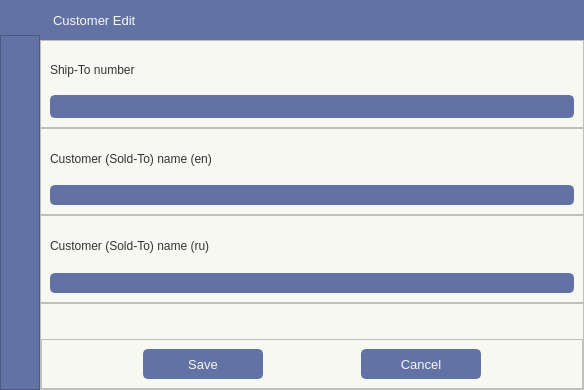
<?xml version="1.0" encoding="UTF-8"?>
<ui version="4.0">
 <class>DelAddress_Edit_Form</class>
 <widget class="QDialog" name="DelAddress_Edit_Form">
  <property name="geometry">
   <rect>
    <x>0</x>
    <y>0</y>
    <width>584</width>
    <height>390</height>
   </rect>
  </property>
  <property name="windowTitle">
   <string>Delivery Address Edit Form</string>
  </property>
  <property name="windowIcon">
   <iconset resource="../resources.qrc">
    <normaloff>:/images/images/images/python_42x42.png</normaloff>:/images/images/images/python_42x42.png</iconset>
  </property>
  <property name="styleSheet">
   <string notr="true"/>
  </property>
  <layout class="QHBoxLayout" name="horizontalLayout">
   <property name="spacing">
    <number>0</number>
   </property>
   <property name="leftMargin">
    <number>0</number>
   </property>
   <property name="topMargin">
    <number>0</number>
   </property>
   <property name="rightMargin">
    <number>0</number>
   </property>
   <property name="bottomMargin">
    <number>0</number>
   </property>
   <item>
    <widget class="QFrame" name="frame">
     <property name="styleSheet">
      <string notr="true">#frame QFrame{
	background-color: #bd93f9;
}</string>
     </property>
     <property name="frameShape">
      <enum>QFrame::NoFrame</enum>
     </property>
     <property name="frameShadow">
      <enum>QFrame::Plain</enum>
     </property>
     <property name="lineWidth">
      <number>2</number>
     </property>
     <layout class="QVBoxLayout" name="verticalLayout">
      <property name="spacing">
       <number>0</number>
      </property>
      <property name="leftMargin">
       <number>0</number>
      </property>
      <property name="topMargin">
       <number>0</number>
      </property>
      <property name="rightMargin">
       <number>0</number>
      </property>
      <property name="bottomMargin">
       <number>0</number>
      </property>
      <item>
       <widget class="QFrame" name="frame_3">
        <property name="styleSheet">
         <string notr="true">color: #f8f8f2;
background-color: #f8f8f2;</string>
        </property>
        <property name="frameShape">
         <enum>QFrame::NoFrame</enum>
        </property>
        <property name="frameShadow">
         <enum>QFrame::Plain</enum>
        </property>
        <layout class="QHBoxLayout" name="horizontalLayout_2">
         <property name="spacing">
          <number>0</number>
         </property>
         <property name="leftMargin">
          <number>0</number>
         </property>
         <property name="topMargin">
          <number>0</number>
         </property>
         <property name="rightMargin">
          <number>0</number>
         </property>
         <property name="bottomMargin">
          <number>0</number>
         </property>
         <item>
          <widget class="QFrame" name="left_bar">
           <property name="minimumSize">
            <size>
             <width>40</width>
             <height>0</height>
            </size>
           </property>
           <property name="maximumSize">
            <size>
             <width>40</width>
             <height>16777215</height>
            </size>
           </property>
           <property name="styleSheet">
            <string notr="true">background-color: #6272a4;</string>
           </property>
           <property name="frameShape">
            <enum>QFrame::NoFrame</enum>
           </property>
           <property name="frameShadow">
            <enum>QFrame::Plain</enum>
           </property>
           <layout class="QVBoxLayout" name="verticalLayout_3">
            <property name="spacing">
             <number>0</number>
            </property>
            <property name="leftMargin">
             <number>0</number>
            </property>
            <property name="topMargin">
             <number>5</number>
            </property>
            <property name="rightMargin">
             <number>0</number>
            </property>
            <property name="bottomMargin">
             <number>0</number>
            </property>
            <item>
             <widget class="QFrame" name="logo">
              <property name="maximumSize">
               <size>
                <width>16777215</width>
                <height>30</height>
               </size>
              </property>
              <property name="styleSheet">
               <string notr="true">background-image: url(:/icons/images/icons/edit.svg);
background-repeat: no-repeat;
background-position: centered;
background-color: #6272a4;</string>
              </property>
              <property name="frameShape">
               <enum>QFrame::NoFrame</enum>
              </property>
              <property name="frameShadow">
               <enum>QFrame::Plain</enum>
              </property>
             </widget>
            </item>
            <item>
             <widget class="QFrame" name="frame_4">
              <property name="frameShape">
               <enum>QFrame::StyledPanel</enum>
              </property>
              <property name="frameShadow">
               <enum>QFrame::Raised</enum>
              </property>
             </widget>
            </item>
           </layout>
          </widget>
         </item>
         <item>
          <widget class="QFrame" name="central">
           <property name="styleSheet">
            <string notr="true">background-color: #bd93f9;</string>
           </property>
           <property name="frameShape">
            <enum>QFrame::NoFrame</enum>
           </property>
           <property name="frameShadow">
            <enum>QFrame::Plain</enum>
           </property>
           <layout class="QVBoxLayout" name="verticalLayout_2">
            <property name="spacing">
             <number>0</number>
            </property>
            <property name="leftMargin">
             <number>0</number>
            </property>
            <property name="topMargin">
             <number>0</number>
            </property>
            <property name="rightMargin">
             <number>0</number>
            </property>
            <property name="bottomMargin">
             <number>0</number>
            </property>
            <item>
             <widget class="QFrame" name="top_bar">
              <property name="maximumSize">
               <size>
                <width>16777215</width>
                <height>40</height>
               </size>
              </property>
              <property name="styleSheet">
               <string notr="true">background-color: #6272a4;</string>
              </property>
              <property name="frameShape">
               <enum>QFrame::NoFrame</enum>
              </property>
              <property name="frameShadow">
               <enum>QFrame::Plain</enum>
              </property>
              <layout class="QHBoxLayout" name="horizontalLayout_3">
               <property name="spacing">
                <number>0</number>
               </property>
               <property name="leftMargin">
                <number>0</number>
               </property>
               <property name="topMargin">
                <number>0</number>
               </property>
               <property name="rightMargin">
                <number>0</number>
               </property>
               <property name="bottomMargin">
                <number>0</number>
               </property>
               <item>
                <widget class="QLabel" name="label">
                 <property name="font">
                  <font>
                   <pointsize>10</pointsize>
                  </font>
                 </property>
                 <property name="styleSheet">
                  <string notr="true">padding-left: 10px;</string>
                 </property>
                 <property name="frameShape">
                  <enum>QFrame::NoFrame</enum>
                 </property>
                 <property name="text">
                  <string>Customer Edit</string>
                 </property>
                </widget>
               </item>
              </layout>
             </widget>
            </item>
            <item>
             <widget class="QFrame" name="body">
              <property name="styleSheet">
               <string notr="true">QFrame {
	background-color: #f8f8f2;
	color: #333;
	font: 10pt &quot;Segoe UI&quot;;
}
QLineEdit {
	background-color: #6272a4;
	border-radius: 5px;
	border: 2px solid #6272a4;
	padding-left: 10px;
	selection-color: rgb(255, 255, 255);
	selection-background-color: rgb(255, 121, 198);
	font: 10pt &quot;Segoe UI&quot;;
    color: #f8f8f2;
}
QLineEdit:hover {
	border: 2px solid rgb(64, 71, 88);
}
QLineEdit:focus {
	border: 2px solid #ff79c6;
}

QPushButton {
	border: 2px solid #6272a4;
	border-radius: 5px;	
	background-color: #6272a4;
    color: #f8f8f2;
}
QPushButton:hover {
	background-color: #7082b6;
	border: 2px solid #7082b6;
}
QPushButton:pressed {	
	background-color: #546391;
	border: 2px solid #ff79c6;
}</string>
              </property>
              <property name="frameShape">
               <enum>QFrame::NoFrame</enum>
              </property>
              <property name="frameShadow">
               <enum>QFrame::Plain</enum>
              </property>
              <layout class="QVBoxLayout" name="verticalLayout_4">
               <property name="spacing">
                <number>0</number>
               </property>
               <property name="leftMargin">
                <number>0</number>
               </property>
               <property name="topMargin">
                <number>0</number>
               </property>
               <property name="rightMargin">
                <number>0</number>
               </property>
               <property name="bottomMargin">
                <number>0</number>
               </property>
               <item>
                <widget class="QFrame" name="shipto_num">
                 <property name="frameShape">
                  <enum>QFrame::StyledPanel</enum>
                 </property>
                 <property name="frameShadow">
                  <enum>QFrame::Raised</enum>
                 </property>
                 <layout class="QHBoxLayout" name="horizontalLayout_4">
                  <item>
                   <layout class="QGridLayout" name="gridLayout">
                    <item row="0" column="0">
                     <widget class="QLabel" name="label_2">
                      <property name="text">
                       <string>Ship-To number</string>
                      </property>
                     </widget>
                    </item>
                    <item row="1" column="0">
                     <widget class="QLabel" name="addr_code_lable">
                      <property name="maximumSize">
                       <size>
                        <width>16777215</width>
                        <height>23</height>
                       </size>
                      </property>
                      <property name="styleSheet">
                       <string notr="true">	background-color: #6272a4;
	border-radius: 5px;
	border: 2px solid #6272a4;
	padding-left: 10px;
	selection-color: rgb(255, 255, 255);
	selection-background-color: rgb(255, 121, 198);
	font: 10pt &quot;Segoe UI&quot;;
    color: #f8f8f2;</string>
                      </property>
                      <property name="text">
                       <string/>
                      </property>
                     </widget>
                    </item>
                   </layout>
                  </item>
                 </layout>
                </widget>
               </item>
               <item>
                <widget class="QFrame" name="shipto_name_en">
                 <property name="frameShape">
                  <enum>QFrame::StyledPanel</enum>
                 </property>
                 <property name="frameShadow">
                  <enum>QFrame::Raised</enum>
                 </property>
                 <layout class="QHBoxLayout" name="horizontalLayout_5">
                  <item>
                   <layout class="QGridLayout" name="gridLayout_3">
                    <item row="1" column="0">
                     <widget class="QLineEdit" name="addr_name_en_feild"/>
                    </item>
                    <item row="0" column="0">
                     <widget class="QLabel" name="label_3">
                      <property name="text">
                       <string>Customer (Sold-To) name (en)</string>
                      </property>
                     </widget>
                    </item>
                   </layout>
                  </item>
                 </layout>
                </widget>
               </item>
               <item>
                <widget class="QFrame" name="shipto_name_ru">
                 <property name="frameShape">
                  <enum>QFrame::StyledPanel</enum>
                 </property>
                 <property name="frameShadow">
                  <enum>QFrame::Raised</enum>
                 </property>
                 <layout class="QHBoxLayout" name="horizontalLayout_6">
                  <item>
                   <layout class="QGridLayout" name="gridLayout_4">
                    <item row="1" column="0">
                     <widget class="QLineEdit" name="addr_name_ru_feild"/>
                    </item>
                    <item row="0" column="0">
                     <widget class="QLabel" name="label_4">
                      <property name="text">
                       <string>Customer (Sold-To) name (ru)</string>
                      </property>
                     </widget>
                    </item>
                   </layout>
                  </item>
                 </layout>
                </widget>
               </item>
               <item>
                <widget class="QFrame" name="buttons">
                 <property name="frameShape">
                  <enum>QFrame::StyledPanel</enum>
                 </property>
                 <property name="frameShadow">
                  <enum>QFrame::Raised</enum>
                 </property>
                 <layout class="QVBoxLayout" name="verticalLayout_5">
                  <property name="spacing">
                   <number>0</number>
                  </property>
                  <property name="leftMargin">
                   <number>0</number>
                  </property>
                  <property name="topMargin">
                   <number>0</number>
                  </property>
                  <property name="rightMargin">
                   <number>0</number>
                  </property>
                  <property name="bottomMargin">
                   <number>0</number>
                  </property>
                  <item>
                   <widget class="QFrame" name="frame_2">
                    <property name="maximumSize">
                     <size>
                      <width>16777215</width>
                      <height>35</height>
                     </size>
                    </property>
                    <property name="frameShape">
                     <enum>QFrame::NoFrame</enum>
                    </property>
                    <property name="frameShadow">
                     <enum>QFrame::Raised</enum>
                    </property>
                    <layout class="QHBoxLayout" name="horizontalLayout_7">
                     <item>
                      <widget class="QLabel" name="shipto_edit_error_lable">
                       <property name="font">
                        <font>
                         <family>Segoe UI</family>
                         <pointsize>10</pointsize>
                         <italic>false</italic>
                         <bold>false</bold>
                        </font>
                       </property>
                       <property name="styleSheet">
                        <string notr="true">color: rgb(255, 78, 223);</string>
                       </property>
                       <property name="text">
                        <string/>
                       </property>
                       <property name="alignment">
                        <set>Qt::AlignCenter</set>
                       </property>
                      </widget>
                     </item>
                    </layout>
                   </widget>
                  </item>
                  <item>
                   <widget class="QFrame" name="frame_5">
                    <property name="frameShape">
                     <enum>QFrame::StyledPanel</enum>
                    </property>
                    <property name="frameShadow">
                     <enum>QFrame::Raised</enum>
                    </property>
                    <layout class="QHBoxLayout" name="horizontalLayout_8">
                     <item>
                      <widget class="QPushButton" name="save_btn">
                       <property name="maximumSize">
                        <size>
                         <width>120</width>
                         <height>30</height>
                        </size>
                       </property>
                       <property name="font">
                        <font>
                         <pointsize>10</pointsize>
                        </font>
                       </property>
                       <property name="cursor">
                        <cursorShape>PointingHandCursor</cursorShape>
                       </property>
                       <property name="text">
                        <string>Save</string>
                       </property>
                       <property name="icon">
                        <iconset resource="../resources.qrc">
                         <normaloff>:/icons/images/icons/cil-save.png</normaloff>:/icons/images/icons/cil-save.png</iconset>
                       </property>
                      </widget>
                     </item>
                     <item>
                      <widget class="QPushButton" name="cancel_btn">
                       <property name="maximumSize">
                        <size>
                         <width>120</width>
                         <height>30</height>
                        </size>
                       </property>
                       <property name="font">
                        <font>
                         <pointsize>10</pointsize>
                        </font>
                       </property>
                       <property name="cursor">
                        <cursorShape>PointingHandCursor</cursorShape>
                       </property>
                       <property name="text">
                        <string>Cancel</string>
                       </property>
                       <property name="icon">
                        <iconset resource="../resources.qrc">
                         <normaloff>:/icons/images/icons/x-octagon.svg</normaloff>:/icons/images/icons/x-octagon.svg</iconset>
                       </property>
                      </widget>
                     </item>
                    </layout>
                   </widget>
                  </item>
                 </layout>
                </widget>
               </item>
              </layout>
             </widget>
            </item>
           </layout>
          </widget>
         </item>
        </layout>
       </widget>
      </item>
     </layout>
    </widget>
   </item>
  </layout>
 </widget>
 <resources>
  <include location="../resources.qrc"/>
 </resources>
 <connections/>
</ui>
